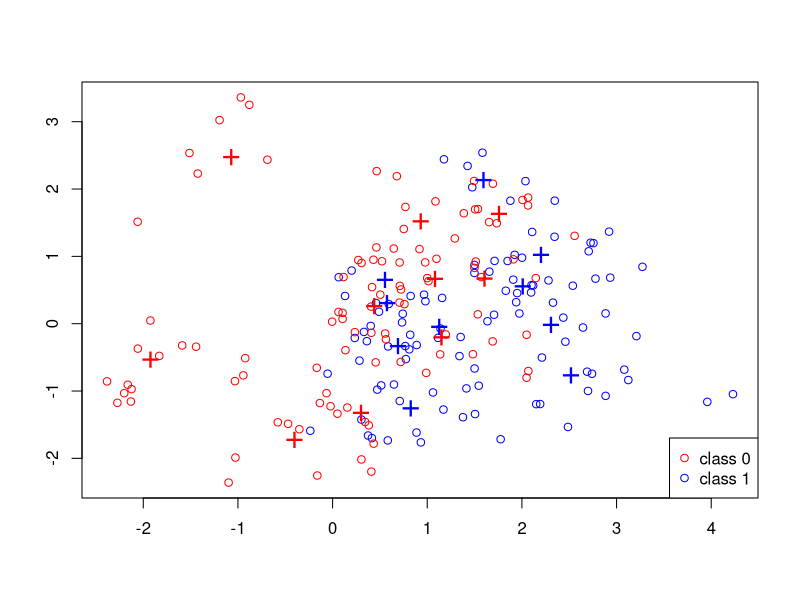

Generate this figure with R: (Note: this script raises an error after producing the figure.)

uin_4 = 2110
set.seed(uin_4)
library(class)

# Generate Centers

p = 2;      
csize = 10;     # number of centers
sigma = 1;      # sd for generating the centers 
m1 = matrix(rnorm(csize*p), csize, p)*sigma + 
  cbind( rep(1, csize), rep(0, csize))
m0 = matrix(rnorm(csize*p), csize, p)*sigma + 
  cbind( rep(0, csize), rep(1, csize))

# Generate Data

sim_params = list(
  csize = 10,      # number of centers
  p = 2,           # dimension
  s = sqrt(1/5),   # standard deviation for generating data
  n = 100,         # training size per class
  N = 5000,        # test size per class
  m0 = m0,         # 10 centers for class 0
  m1 = m1         # 10 centers for class 1
)

generate_sim_data = function(sim_params){
  p = sim_params$p
  s = sim_params$s 
  n = sim_params$n 
  N = sim_params$N 
  m1 = sim_params$m1 
  m0 = sim_params$m0
  csize = sim_params$csize
  
  id1 = sample(1:csize, n, replace = TRUE);
  id0 = sample(1:csize, n, replace = TRUE);
  Xtrain = matrix(rnorm(2*n*p), 2*n, p)*s + rbind(m1[id1,], m0[id0,])
  Ytrain = factor(c(rep(1,n), rep(0,n)))
  id1 = sample(1:csize, N, replace=TRUE);
  id0 = sample(1:csize, N, replace=TRUE); 
  Xtest = matrix(rnorm(2*N*p), 2*N, p)*s + rbind(m1[id1,], m0[id0,])
  Ytest = factor(c(rep(1,N), rep(0,N)))
  
  
  # Return the training/test data along with labels
  list(
    Xtrain = Xtrain,
    Ytrain = Ytrain,
    Xtest = Xtest,
    Ytest = Ytest
  )
}

mydata = generate_sim_data(sim_params)

# Visualization

tmp.X = mydata$Xtrain
tmp.Y = mydata$Ytrain
m0 = sim_params$m0        # 10 centers for class 0
m1 = sim_params$m1  

n = nrow(tmp.X)
mycol = rep("blue", n)
mycol[tmp.Y == 0] = "red"
plot(tmp.X[, 1], tmp.X[, 2], type = "n", xlab = "", ylab = "")
points(tmp.X[, 1], tmp.X[, 2], col = mycol);
points(m1[, 1], m1[, 2], pch = "+", cex = 2, col = "blue");    
points(m0[, 1], m0[, 2], pch = "+", cex = 2, col = "red");   
legend("bottomright", pch = c(1,1), col = c("red", "blue"), 
       legend = c("class 0", "class 1"))  


my_knn2 = function(traindata, testdata, Ytrain, k) {
  
  Ypred <- vector(mode = 'integer', length = dim(testdata)[1])
  
  for (i in 1:dim(testdata)[1]) {
    dist = rowSums(sweep(traindata, 2, testdata[i,])^2)
    k_nearest_classes = cbind(dist, Ytrain)[order(dist)[1:k], , drop=F]
    
    k_nearest_classes = data.frame(k_nearest_classes)
    
    r1 <- k_nearest_classes %>% 
      group_by(Ytrain) %>% 
      summarise(count = n()) %>% 
      top_n(1, count)
    Ypred[i] = r1$Ytrain[1] - 1
  }
  
  factor(Ypred)
}

my_knn3 = function(traindata, testdata, Ytrain, k) {
  
  Ypred <- vector(mode = 'integer', length = dim(testdata)[1])
  
  for (i in 1:dim(testdata)[1]) {
    dist = rowSums(sweep(traindata, 2, testdata[i,])^2)
    k_nearest_classes = cbind(dist, Ytrain)[order(dist)[1:k], , drop=F]
    k_nearest_classes = data.frame(k_nearest_classes)
    
    knc_agg=aggregate(k_nearest_classes$Ytrain, 
                by=list(Ytrain=k_nearest_classes$Ytrain), FUN=length)
    knc_agg=knc_agg[knc_agg$x == max(knc_agg$x),]
    Ypred[i] = voted_max - 1
  }
  
  factor(Ypred)
}

my_knn = function(traindata, testdata, Ytrain, k) {
  
  Ypred <- vector(mode = 'integer', length = dim(testdata)[1])
  
  for (i in 1:dim(testdata)[1]) {
    dist = rowSums(sweep(traindata, 2, testdata[i,])^2)
    k_nearest_classes = cbind(dist, Ytrain)[order(dist)[1:k], , drop=F]
    k_nearest_classes = data.frame(k_nearest_classes)
    
    voted_max = as.integer(names(which.max(table(k_nearest_classes$Ytrain)))[1])
    Ypred[i] = voted_max - 1
  }
  
  factor(Ypred)
}

traindata = mydata$Xtrain
testdata = mydata$Xtrain
Ytrain = mydata$Ytrain
k = 1

my_knn(traindata, testdata, Ytrain, k)

traindata = mydata$Xtrain
testdata = mydata$Xtest
Ytrain = mydata$Ytrain
Ytest = mydata$Ytest
N = sim_params$N

## Using my slow knn
test.pred.k1 = my_knn(traindata, testdata, Ytrain, k = 1)

test.pred.k3 = my_knn(traindata, testdata, Ytrain, k = 3)

test.pred.k5 = my_knn(traindata, testdata, Ytrain, k = 5)

test.pred.k4 = my_knn(traindata, testdata, Ytrain, k = 4)

test.err.k1 = sum(Ytest != test.pred.k1)/(2*N)

test.err.k3 = sum(Ytest != test.pred.k3)/(2*N)

test.err.k5 = sum(Ytest != test.pred.k5)/(2*N)

test.err.k4 = sum(Ytest != test.pred.k4)/(2*N)

## Using knn from class
test.pred.ck1 = knn(traindata, testdata, Ytrain, k = 1)

test.pred.ck3 = knn(traindata, testdata, Ytrain, k = 3)

test.pred.ck5 = knn(traindata, testdata, Ytrain, k = 5)

test.err.ck1 = sum(Ytest != test.pred.ck1)/(2*N)

test.err.ck3 = sum(Ytest != test.pred.ck3)/(2*N)

test.err.ck5 = sum(Ytest != test.pred.ck5)/(2*N)



table(test.pred.k1, test.pred.ck1)
table(test.pred.k3, test.pred.ck3)
table(test.pred.k5, test.pred.ck5)

which(test.pred.k1 != test.pred.ck1)
diff_idx = which(test.pred.k3 != test.pred.ck3)
which(test.pred.k5 != test.pred.ck5)

diff_point = testdata[diff_idx, , drop=FALSE]
dist = rowSums(sweep(traindata, 2, diff_point)^2)

## even when k=3, it seems like kNN includes a forth point due to distances to
## third and forth points are very similar. This creates a tie so the predicted
## probabilities are 0.5
k_nearest_classes = cbind(dist, Ytrain)[order(dist)[1:4], , drop=F]
k_nearest_classes = data.frame(k_nearest_classes)
voted_max = as.integer(names(which.max(table(k_nearest_classes$Ytrain)))[1])
Ypred[i] = voted_max - 1

Ytest[diff_idx]
test.pred.k3[diff_idx]
test.pred.ck3[diff_idx]


compute_cv_error <- function(traindata, Ytrain, k = 1, foldNum = 10){
  
  n = nrow(traindata)
  fold_size = floor(n/foldNum)
  error = 0
  random_idx = sample(1 : n)
  for(runId in 1:foldNum){
    # this line produces sets like (when foldNum=10 and n=100): 1:10, 11:20 ... 91:100
    testSetIndex = ((runId-1)*fold_size + 1):(ifelse(runId == foldNum, n, runId*fold_size))
    testSetIndex = random_idx[testSetIndex]
    trainX = traindata[-testSetIndex, ]
    trainY = Ytrain[-testSetIndex]
    testX = traindata[testSetIndex, ]
    testY = Ytrain[testSetIndex]
    predictY = knn(trainX, testX, trainY, k)
    error = error + sum(predictY != testY) 
  }
  error = error / n
  error
}

cvKNN <- function(traindata, Ytrain, k_candidates, foldNum) {
  n = nrow(traindata)
  cvErrorRates = rep(NaN, length(k_candidates))
  
  for(i in 1:length(k_candidates)) {
    cvErrorRates[i] = compute_cv_error(traindata, Ytrain, k_candidates[i])
  }
  
  result = list()
  result$bestK = max(k_candidates[cvErrorRates == min(cvErrorRates)])
  result$cvError = min(cvErrorRates)
  result
}

for(i in 1:10) {
  print(cvKNN(traindata, Ytrain, seq(1, 180), 10))
}

testdata = mydata$Xtest
Ytest = mydata$Ytest
N = sim_params$N

m1 = sim_params$m1
m0 = sim_params$m0
s = sim_params$s
br_preds = rep(NaN, N*2)

for(i in 1:(N*2)) {
  d1 = sum(exp(-apply((t(m1) - testdata[i, ])^2, 2, sum) / (2 * s^2)))
  d0 = sum(exp(-apply((t(m0) - testdata[i, ])^2, 2, sum) / (2 * s^2)))
  
  br = d1 / d0
  br_preds[i] = ifelse(br >= 1, 1, 0)
  
}

print(br_preds)
sum(br_preds == 0)
sum(br_preds == 1)
table(Ytest, br_preds)
